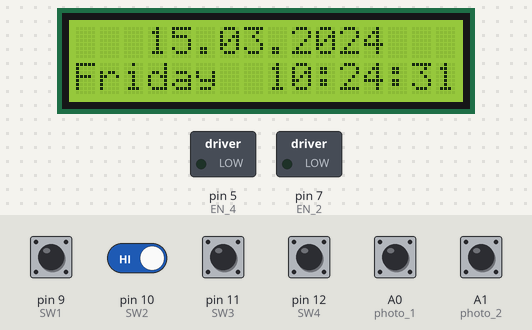
The sketch below on a simulated Arduino Uno, built with avr-gcc and run on an emulated ATmega328P. Shown: 16×2 character LCD, switched loads named in the sketch (green lamp = pin HIGH). The inputs (shaded band) are chosen by the test bench; at power-on: A0 (photo_1), A1 (photo_2), pin 9 (SW1), pin 10 (SW2), pin 11 (SW3), pin 12 (SW4) HIGH. The local clock reads 2024-03-15 10:24:30 at power-on unless the sketch sets it; pins used as bus, display or sensor lines are not drawn; what the sketch prints to the serial monitor is not drawn.

Above: at 1.2 s.
1.3 s: pin 9 (SW1) pulled LOW for 0.15 s
At 2.6 s:
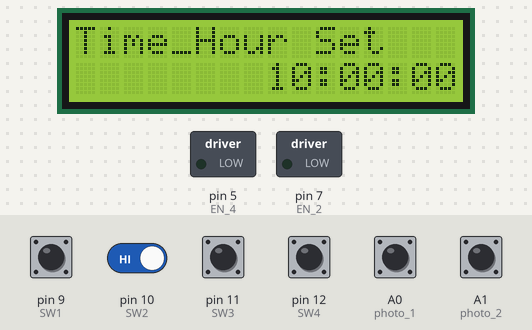
2.9 s: pin 9 (SW1) pulled LOW for 0.15 s
At 4.1 s:
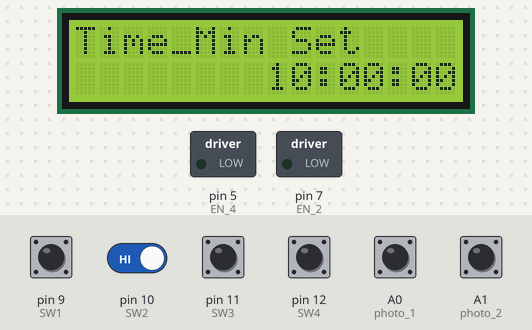
6.0 s: pin 9 (SW1) pulled LOW for 0.15 s
At 6.6 s:
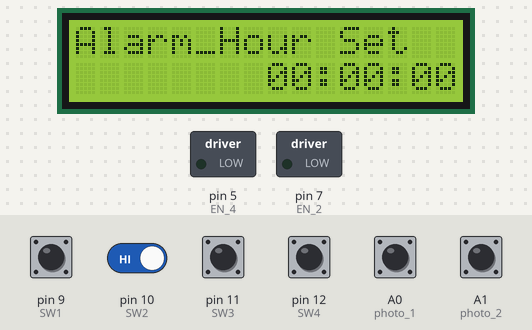
7.6 s: pin 12 (SW4) pulled LOW for 0.15 s
At 8.4 s:
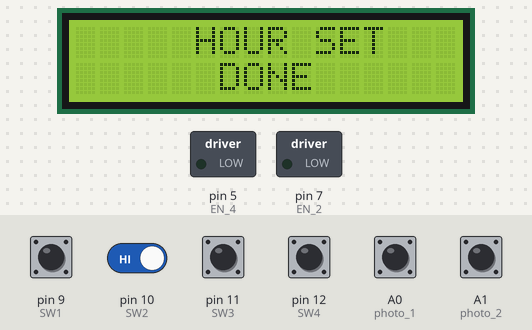
10.1 s: pin 9 (SW1) pulled LOW for 1 s
At 12.3 s:
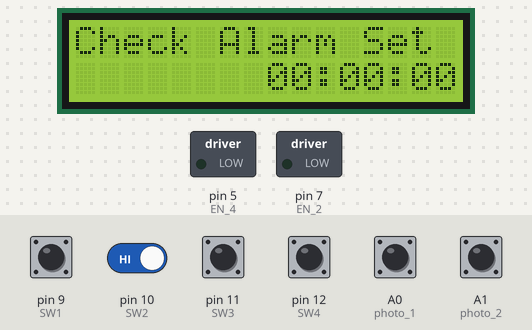
12.6 s: pin 9 (SW1) driven LOW and pin 10 (SW2) driven LOW
At 14.1 s:
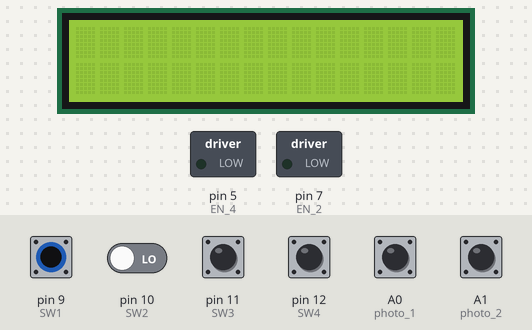
Timing chart, 0 to 15.6 s (numbered marks = the images above; inputs shaded):
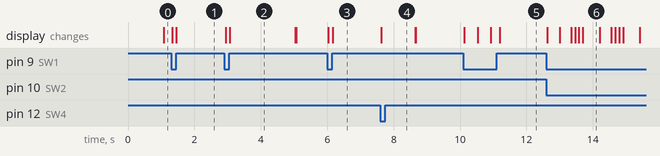

Measured:
- after the input at 1.3 s, the display: first changes at once (image 1 shows a later state)
- after the input at 2.9 s, the display: first changes at once (image 2 shows a later state)
- after the input at 6.0 s, the display: first differs from a run without the input at once (image 3 shows a later state)
- after the input at 7.6 s, the display: changes at once (image 4)
- after the input at 10.1 s, the display: first changes at once (image 5 shows a later state)
- after the input at 12.6 s, the display: changes at once (image 6)
- what the display in image 2 shows lasts 1.9 s, from 3.1 s to 5.0 s

The sketch:

5_29_last_edit.ino
```cpp
#include <DS1302.h>          // DS1302 RTC 시계모듈 라이브러리
#include <Wire.h>           // wire 라이브러리 (lcd통신)
#include <LiquidCrystal_I2C.h>  // LCD 라이브러리
#include <TimerOne.h>


//0x3f I2C주소를 가지고 있는 16x2 lcd객체 생성 (i2c 주소는 lcd에 맞게 수정)
LiquidCrystal_I2C lcd(0x27,16,2);

//////////핀번호///////////
DS1302 rtc(2,3,4); //rtc 객체(연결된 핀정보 RST, IO, SCL)
int photo_1 = A0;
int photo_2 = A1;
//모터
int EN_1 = 8;
int EN_2 = 7;
int EN_3 = 6;
int EN_4 = 5;
int SW1 = 9;
int SW2 = 10;
int SW3 = 11;
int SW4 = 12;
///////////////////////


//////////////////멜로디


int Hour,Min,Sec;
int ModeCount=0;
int M_SW, U_SW, D_SW, C_SW;

//1의자리 10의자리
int alarm_h1,alarm_h2,alarm_m1,alarm_m2,alarm_s1,alarm_s2;

int alarm_h;
int alarm_m;
int alarm_s;
int alarm_h_set;
int alarm_m_set;
int alarm_s_set=0;
char H[2];
char M[2];
char S[2];

//시간 추출 변수
Time t;
int Hour_t,Min_t,Sec_t;

//상태변수들
int state=0;         //동작 상태 변수 0:평시,1:작동
int state_motor_1=0; //모터 1 상태
int state_motor_2=0; //모터 2 상태
int state_photo_1=0; //포토 인터럽터 1 상태
int state_photo_2=0; //포토 인터럽터 2 상태

volatile bool LCD_Check = 0;

void setup()
{
  Serial.begin(9600); //시리얼 통신 시작
  Timer1.initialize(1000000);
  Timer1.attachInterrupt(LCD);

  pinMode(photo_1,INPUT);
  pinMode(photo_2,INPUT);

  pinMode(EN_1, OUTPUT);       // Motor A 방향설정1
  pinMode(EN_2, OUTPUT);       // Motor A 방향설정2
  pinMode(EN_3, OUTPUT);       // Motor B 방향설정1
  pinMode(EN_4, OUTPUT);       // Motor B 방향설정2

  rtc.halt(false);
  rtc.writeProtect(false);

  lcd.begin();         //i2c lcd 초기화
  lcd.backlight();    //백라이트 on

  alarm_h1=0;
  alarm_h2=0;
  alarm_m1=0;
  alarm_m2=0;
  alarm_s1=0;
  alarm_s2=0;
  Sec=0;

//  pinMode(buzzer, OUTPUT); // 부저

  //*시간설정* 한번만업로드하고 주석처리후 재업로드
  //rtc.setDOW(FRIDAY); //요일설정
  //rtc.setTime(16,39,30); //시간설정 시,분,초
  //rtc.setDate(29,05,2020); //날짜설정 일 월 년

}

void loop()
{
  if(state == 1)
  {
    state_motor_1 = 1;
    state_motor_2 = 1;
    state_photo_1 = 1;
    state_photo_2 = 1;
  }
  Motor();
  Mode();
  Clock();
  compare();


  t=rtc.getTime();
  Hour_t=t.hour;
  Min_t=t.min;
  Sec_t=t.sec;


      //디버그용
      /*Serial.print("Hour : ");
      Serial.println(Hour_t);
      Serial.print("Min : ");
      Serial.println(Min_t);
      Serial.print("state : ");
      Serial.println(state);
      Serial.print("Alarm_h : ");
      Serial.println(alarm_h);
      Serial.print("Alarm_m");
      Serial.println(alarm_m);*/
      Serial.print("M_SW : ");
      Serial.println(M_SW);
      Serial.print("U_SW : ");
      Serial.println(U_SW);
      Serial.print("D_SW : ");
      Serial.println(D_SW);
      Serial.print("C_SW : ");
      Serial.println(C_SW);

}

void Motor()
{
  //state_motor_1 = 1일때
  if(state_motor_1 == 1)
  {
    digitalWrite(EN_1,HIGH);
    digitalWrite(EN_2,LOW);

    if(digitalRead(photo_1) == 0)
    {
      state_photo_1 = 0;
    }
    //state_motor_1 = 으로 전환
    state_motor_1 = state_photo_1;
    state=0;
  }


  //state_motor_1 = 0일때
  if(state_motor_1 == 0)
  {
    digitalWrite(EN_1,LOW);
    digitalWrite(EN_2,LOW);
  }

  //state_motor_2 = 1일때
  if(state_motor_2 == 1)
  {
    digitalWrite(EN_3,HIGH);
    digitalWrite(EN_4,LOW);

    if(digitalRead(photo_2) == 0)
    {
      state_photo_2 = 0;
    }
    //state_motor_2 =0 으로 전환
    state_motor_2 = state_photo_2;
    state=0;
  }

  //state_motor_2 = 0일때
  if(state_motor_2 == 0)
  {
    digitalWrite(EN_3,LOW);
    digitalWrite(EN_4,LOW);
  }
}

void Mode()
{
  M_SW=digitalRead(SW1);
  if(M_SW==0)
  {
    ModeCount++;
    lcd.clear();
    delay(100);
  }
  if(ModeCount==6)
  {
    ModeCount=0;
  }

}

void Clock()
{
  if(LCD_Check==1 && ModeCount==0)//일반시계
  {
   LCD_Check = 0;
   lcd.clear();
   data();
   printTime();
  }
  if(ModeCount==1)//시계 시간설정
  {
   Set1();
   lcd.setCursor(0,0);
   lcd.print("Time_Hour Set");
   printTime();
  }
  if(ModeCount==2)//시계 분설정
  {
   Set2();
   lcd.setCursor(0,0);
   lcd.print("Time_Min Set");
   printTime();
  }
  if(ModeCount==3)//알람 시간설정
  {
   lcd.setCursor(0,0);
   lcd.print("Alarm_Hour Set");
   Set3();
   alarmLCD();
  }
   if(ModeCount==4)//알람 분설정
  {
   lcd.setCursor(0,0);
   lcd.print("Alarm_Min Set");
   Set4();
   alarmLCD();
  }
  if(ModeCount==5)//알람설정 시간 확인
  {
    set5();
  }
}

void LCD()
{
  LCD_Check=1;
}

//시계 시간설정
 void Set1()
{
  U_SW=digitalRead(SW2);
  D_SW=digitalRead(SW3);
  Hour=Hour_t;
  if(U_SW==0 && D_SW==1)
  {
   //lcd.clear();
   Hour++;
   if(Hour>23){Hour=0;}
   delay(100);
  }
  else if(D_SW==0 && U_SW==1)
  {
   //lcd.clear();
   Hour--;
   if(Hour<0) {Hour=23;}
   delay(100);
  }
  rtc.setTime(Hour,Min,Sec);
}

//시계 분설정
 void Set2()
{
  U_SW=digitalRead(SW2);
  D_SW=digitalRead(SW3);
  Min=Min_t;
  if(U_SW==0 && D_SW==1)
  {
    //lcd.clear();
    Min++;
    if(Min>59) {Min=0;}
    delay(100);
  }
  else if(D_SW==0 && U_SW==1)
  {
    //lcd.clear();
    Min--;
    if(Min<0) {Min=59;}
    delay(100);
  }
  rtc.setTime(Hour,Min,Sec);
}

//알람 시간설정
void Set3()
{
  U_SW=digitalRead(SW2);
  D_SW=digitalRead(SW3);
  C_SW=digitalRead(SW4);
    if(U_SW==0 && D_SW==1)
    {
      //lcd.clear();
      alarm_h2++;
      if(alarm_h2==10){alarm_h1++,alarm_h2=0;}
      if(alarm_h1==2 && alarm_h2==4) {alarm_h1=0, alarm_h2=0;}
      delay(100);
    }
     else if(D_SW==0 && U_SW==1)
     {
       //lcd.clear();
       alarm_h2--;
       if(alarm_h1==0)
      {
        if(alarm_h2<0)
        {
          alarm_h1=2;
          alarm_h2=3;
        }
      }
      else
      {
        if(alarm_h2<0)
        {
          alarm_h1--;
          alarm_h2=9;
        }
      }
      delay(100);
    }
    if(C_SW==0)
    {
      alarm_h_set = 10*alarm_h1+alarm_h2;
      lcd.clear();
      lcd.setCursor(5,0);
      lcd.print("HOUR SET");
      lcd.setCursor(6,1);
      lcd.print("DONE");
      delay(1000);
      lcd.clear();
    }
}

//알람 분설정
void Set4()
{

  U_SW=digitalRead(SW2);
  D_SW=digitalRead(SW3);
  C_SW=digitalRead(SW4);
    if(U_SW==0 && D_SW==1)
    {
      //lcd.clear();
      alarm_m2++;
      if(alarm_m2==10){alarm_m1++,alarm_m2=0;}
      if(alarm_m1>5){alarm_m1=0,alarm_m2=0;}
      delay(100);
    }
     else if(D_SW==0 && U_SW==1)
     {
       //lcd.clear();
       alarm_m2--;
     if(alarm_m1==0)
      {
        if(alarm_m2<0)
        {
          alarm_m1=5;
          alarm_m2=9;
        }
      }
      else
      {
        if(alarm_m2<0)
        {
          alarm_m1--;
          alarm_m2=9;
        }
      }
      delay(100);
    }
    if(C_SW==0)
    {
      alarm_m_set = 10*alarm_m1+alarm_m2;
      lcd.clear();
      lcd.setCursor(5,0);
      lcd.print("MIN SET");
      lcd.setCursor(6,1);
      lcd.print("DONE");
      delay(1000);
      lcd.clear();
    }
}

void set5()
{
   lcd.setCursor(0,0);
   lcd.print("Check Alarm Set");

   /*sprintf(H,"%02d",alarm_h_set);
   sprintf(M,"%02d",alarm_m_set);
   sprintf(S,"%02d",alarm_s_set);*/
   lcd.setCursor(8,1);
   if(alarm_h_set<10) lcd.print("0");
   lcd.print(alarm_h_set);
   lcd.setCursor(10,1);
   lcd.print(":");
   lcd.setCursor(11,1);
   if(alarm_m_set<10) lcd.print("0");
   lcd.print(alarm_m_set);
   lcd.setCursor(13,1);
   lcd.print(":");
   lcd.setCursor(14,1);
   if(alarm_s_set<10) lcd.print("0");
   lcd.print(alarm_s_set);
}

void alarmLCD()
{
  lcd.setCursor(8,1);
  lcd.print(alarm_h1);
  lcd.setCursor(9,1);
  lcd.print(alarm_h2);
  lcd.setCursor(10,1);
  lcd.print(":");
  lcd.setCursor(11,1);
  lcd.print(alarm_m1);
  lcd.setCursor(12,1);
  lcd.print(alarm_m2);
  lcd.setCursor(13,1);
  lcd.print(":");
  lcd.setCursor(14,1);
  lcd.print(alarm_s1);
  lcd.setCursor(15,1);
  lcd.print(alarm_s2);
}

void data()
{
  lcd.setCursor(0,1);
  lcd.print(rtc.getDOWStr()); //lcd에 요일 출력
  lcd.setCursor(3,0);
  lcd.print(rtc.getDateStr()); //lcd에 날짜 출력
}

void printTime()
{
  lcd.setCursor(8,1);
  lcd.print(rtc.getTimeStr());//시간 출력
}

void compare()
{
  if(Hour_t==alarm_h_set && Min_t==alarm_m_set && Sec_t == alarm_s_set)
  {
    state=1;
  }
}
```
